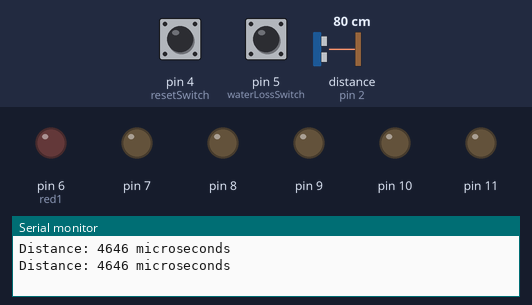
Bench run of a sketch on a simulated Arduino Uno, built with avr-gcc and run on an emulated ATmega328P. Parts: output pins drawn as LEDs (lit = HIGH), the last lines printed to the serial monitor. Wiring (inferred from the names in the program): ultrasonic range finder: trigger pin 3; echo pin 2. Dashed ring = blinking. The inputs (shaded band) are chosen by the test bench; at power-on: pin 4 (resetSwitch) LOW, distance to the obstacle (sensor on pin 2) 80 cm, pin 5 (waterLossSwitch) LOW. The echo pulse lasts 58.3 µs per cm; EEPROM starts erased; pins used as bus, display or sensor lines are not drawn.

Above: at 1.8 s.
1.9 s: pin 4 (resetSwitch) pulled HIGH for 1.2 s
At 2.32 s:
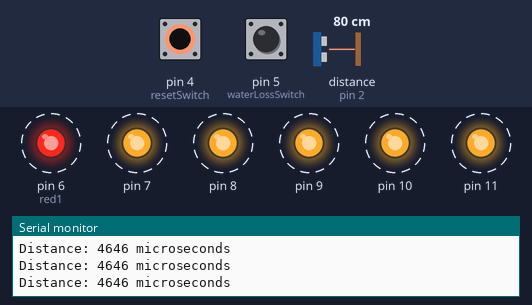
5.4 s: distance to the obstacle (sensor on pin 2) set to 71 cm
7.4 s: distance to the obstacle (sensor on pin 2) set to 64 cm
At 9.4 s:
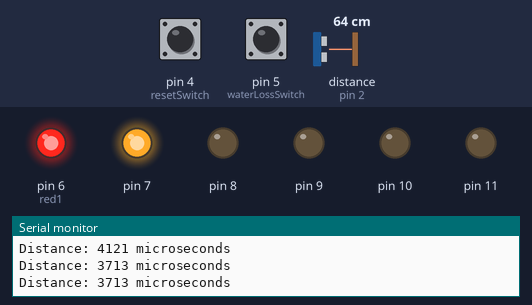
9.7 s: pin 5 (waterLossSwitch) pulled HIGH for 3.2 s
At 13.9 s:
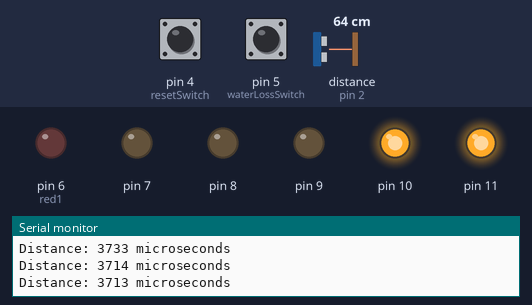
16.0 s: distance to the obstacle (sensor on pin 2) set to 57 cm
17.7 s: distance to the obstacle (sensor on pin 2) set to 51 cm
At 19.3 s:
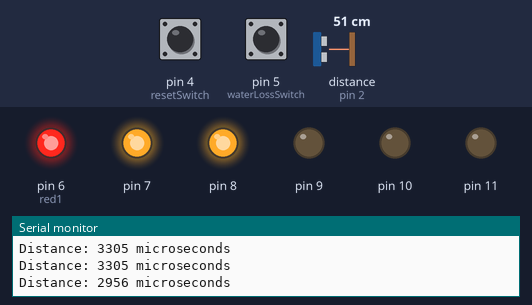
Timing chart, 0 to 20.8 s (numbered marks = the images above; inputs shaded):
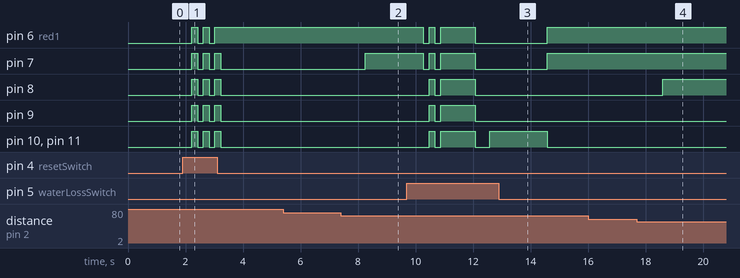

The sketch:

WaterLevel.ino
```cpp
#include <EEPROM.h>

// Udaljenost senzora kad nema vode
int baseLevel = 0;
// Udaljenost nakon koje se promijeni nivo vode
int levelBreak = 0;

// Nivoi vode
enum Level { off, red1 = 6, red2 = 7, yellow1 = 8, yellow2 = 9, green1 = 10, green2 = 11};
Level waterLevel = 0;

// Pinovi prekidaca
#define resetSwitch 4
#define waterLossSwitch 5

// Pinovi senzora
#define echoPin 2
#define trigPin 3

// Podaci sa senzora
int distance;
int sensorMax = 23300; // Maksimalna udaljenost koju senzor moze da izmjeri (4 metra / brzina zvuka * 2) - mikrosekunde

// Water loss
bool waterLoss = false;


void setup() {
  Serial.begin(9600);

  // Pinovi senzora
  pinMode(trigPin, OUTPUT);
  pinMode(echoPin, INPUT);

  // Prekidaci
  pinMode(resetSwitch, INPUT);
  pinMode(waterLossSwitch, INPUT);

  // Postavlja LED pinove na OUTPUT i gasi LED diode
  for (int i = red1; i <= green2; i++) {
    pinMode(i, OUTPUT);
  }
  ledcontrol(off);

  // Uzima levelBreak iz EEPROM memorije
  levelBreak = getLevelBreak();
}

//////////////////////////////////
// Ocitava levelBreak iz EEPROM memorije
// Output: (int) levelBreak
//////////////////////////////////
int getLevelBreak() {
  byte byte1 = EEPROM.read(1);
  byte byte2 = EEPROM.read(2);
  return (byte1 << 8) + byte2;
}

//////////////////////////////////
// Ocitava senzor kada je prazan rezervoar
// Output: (int) levelBreak
//////////////////////////////////
int reset() {
  baseLevel = provjeraVode();
  levelBreak = baseLevel / 6;
  resetBaseLossLevel();
  resetLedControl();

  EEPROM.write(1, levelBreak >> 8);
  EEPROM.write(2, levelBreak & 0xFF);

  Serial.print("baseLevel: ");
  Serial.print(baseLevel);
  Serial.println(" microseconds");

  return (levelBreak);
}

void resetLedControl() {
  for (int i = 0; i < 3; i++) {
    ledcontrol(off);
    delay(200);
    ledcontrol(green2);
    delay(200);
  }
}


//////////////////////////////////
// Ocitava senzor i racuna udaljenost vode
// Output: (int) distance
//////////////////////////////////
int provjeraVode() {
  digitalWrite(trigPin, LOW);
  delayMicroseconds(2);
  digitalWrite(trigPin, HIGH);
  delayMicroseconds(10);
  digitalWrite(trigPin, LOW);
  distance = pulseIn(echoPin, HIGH);

  if ((distance < sensorMax) || ((baseLevel != 0) && (distance < baseLevel))) {
    Serial.print("Distance: ");
    Serial.print(distance);
    Serial.println(" microseconds");
    return (distance);
  } else {
    // Ponovo ocitava nivo vode ukoliko dodje do greske
    provjeraVode();
  }
}


//////////////////////////////////
// Odredjuje nivo vode (6 nivoa)
// Input: (int) distance - udaljenost vode
// Output: (Level) waterLevel
//////////////////////////////////
Level nivoVode(int distance) {
  switch (distance / levelBreak) {
    case 0: return green2; break;
    case 1: return green1; break;
    case 2: return yellow2; break;
    case 3: return yellow1; break;
    case 4: return red2; break;
    case 5: case 6: return red1; break;
  }
}


//////////////////////////////////
// Kontrolise LED diode
// Input: (Level) nivoVode
//////////////////////////////////
void ledcontrol(Level nivoVode) {
  for (int i = red1; i <= green2; i++) {
    digitalWrite(i, LOW);
  }
  switch (nivoVode) {
    case off:
      break;
    case red1:
      digitalWrite(red1, HIGH);
      break;
    case red2:
      for (int i = red1; i <= red2; i++) {
        digitalWrite(i, HIGH);
      }
      break;
    case yellow1:
      for (int i = red1; i <= yellow1; i++) {
        digitalWrite(i, HIGH);
      }
      break;
    case yellow2:
      for (int i = red1; i <= yellow2; i++) {
        digitalWrite(i, HIGH);
      }
      break;
    case green1:
      for (int i = red1; i <= green1; i++) {
        digitalWrite(i, HIGH);
      }
      break;
    case green2:
      for (int i = red1; i <= green2; i++) {
        digitalWrite(i, HIGH);
      }
      break;
  }
}


//////////////////////////////////
// Pamti trenutni nivo vode za water loss check
//////////////////////////////////
void getBaseLossLevel() {
  int baseLossLevel = provjeraVode();

  EEPROM.write(10, baseLossLevel >> 8);
  EEPROM.write(11, baseLossLevel & 0xFF);

  for (int i = 0; i < 2; i++) {
    ledcontrol(off);
    delay(200);
    ledcontrol(green2);
    delay(200);
  }
}

//////////////////////////////////
// Resetuje baseLossLevel u EEPROM-u na 0
//////////////////////////////////
void resetBaseLossLevel() {
  EEPROM.write(10, 0 >> 8);
  EEPROM.write(11, 0 & 0xFF);
}

//////////////////////////////////
// Cita baseLossLevel iz EEPROM memorije
// Output: (int) baseLossLevel
//////////////////////////////////
int readBaseLossLevel() {
  byte byte1 = EEPROM.read(10);
  byte byte2 = EEPROM.read(11);
  return (byte1 << 8) + byte2;
}

//////////////////////////////////
// Provjerava da li postoji water loss
// Input: (int) baseLossLevel
// Output: (bool) waterLoss
//////////////////////////////////
bool waterLossCheck(int baseLossLevel) {

  if (provjeraVode() > baseLossLevel) {
    // Ako je trenutna udaljenost vode veca od memorisane
    return (true);
  } else {
    return (false);
  }
}

//////////////////////////////////
// Kontrolise LED diode da prikaze postojanje water loss-a
// Input: (bool) waterLoss
//////////////////////////////////
void waterLossLED(bool waterLoss) {
  if (waterLoss) {
    ledcontrol(off);
    delay(500);
    ledcontrol(red2);
    delay(1000);

    waterLoss = false;
    return;
    // Ako postoji waterLoss, pale se crvene LED diode na 2 sekunde
  } else {
    ledcontrol(off);
    delay(500);

    for (int i = green1; i <= green2; i++) {
      digitalWrite(i, HIGH);
    }
    delay(1000);
    return;
    // Ako ne postoji waterLoss, pale se zelene LED diode na 2 sekunde
  }
}


void loop() {

  if (digitalRead(resetSwitch) == HIGH) {
    // Resetuje baseLevel, levelBreak, baseLossLevel
    reset();
  }

  if (levelBreak != 0) {
    // Provjerava udaljenost vode, odredjuje nivo i pali LED diode
    ledcontrol(nivoVode(provjeraVode()));
  }

  if (digitalRead(waterLossSwitch) == HIGH) {
    if (readBaseLossLevel() == 0) {
      // Dobija se nivo vode prije potencijalnog curenja
      getBaseLossLevel();

    } else {
      // Dobija se status postojanja curenja vode (waterLoss)
      waterLoss = waterLossCheck(readBaseLossLevel());
      resetBaseLossLevel();

      // Kontrolise LED diode sukladno waterLoss-u
      waterLossLED(waterLoss);
    }
  }

  delay(1000);
}
```

Measured:
- the behaviour switches between 67 and 66 cm on distance to the obstacle (sensor on pin 2) (found by bisection; images 1 and 2)
- the behaviour switches between 54 and 53 cm on distance to the obstacle (sensor on pin 2) (found by bisection; images 3 and 4)
- after the input at 1.9 s, pin 6 (red1): alternates HIGH for 0.20 s and LOW for 0.20 s, 5 changes in all, then stays HIGH, starting after 0.32 s; pin 7–11: alternates HIGH for 0.20 s and LOW for 0.20 s, 6 changes in all, then stays LOW, starting after 0.32 s
- after the input at 7.4 s, pin 7: LOW → HIGH after 0.86 s
- after the input at 9.7 s, pin 6 (red1), pin 7: goes LOW 0.20 s, HIGH 0.20 s, LOW 0.20 s, HIGH 1.2 s, LOW 2.5 s, then HIGH, starting after 0.57 s
- after the input at 17.7 s, pin 8: LOW → HIGH after 0.91 s
